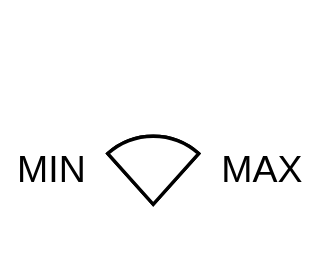

This figure's Vega-Lite source:
### Vega specification from a JSON file in a GitHub repository (floating-point values rounded to 4 significant figures)
{"$schema": "https://vega.github.io/schema/vega/v5.json", "description": "A basic range slider example.", "padding": 5, "data": [{"name": "dataset"}], "signals": [{"name": "rangeLabel", "value": ""}, {"name": "minL", "value": 0}, {"name": "maxR", "update": "width"}, {"name": "deltaL", "value": 0}, {"name": "dragHandleL", "value": false}, {"name": "dragHandleR", "value": false}, {"name": "deltaR", "update": "width"}, {"name": "drag", "value": {"dx": 0, "count": 0, "start": 0, "startValues": [0, 0], "limitL": false, "limitR": false}}, {"name": "hover", "on": [{"events": "rect:mouseover, arc:mouseover", "encode": "select"}]}, {"name": "hoverOut", "on": [{"events": "rect:mouseout, arc:mouseout", "encode": "release"}]}], "scales": [{"name": "x", "domain": {"data": "dataset", "field": "rangeField"}, "range": {"signal": "[0, width]"}}], "axes": [{"scale": "x", "orient": "bottom", "offset": {"signal": "-40"}, "encode": {"ticks": {"enter": {"stroke": {"value": "black"}, "strokeWidth": {"value": 1.5}}}}, "title": {"signal": "rangeLabel"}}], "marks": [{"type": "group", "name": "rectGroup", "signals": [{"name": "deltaL", "push": "outer", "on": [{"events": "rect:dblclick", "update": "(abs(x()-deltaR)>=abs(x()-deltaL)) ? x() : deltaL"}, {"events": [{"source": "window", "type": "mousemove", "consume": true, "between": [{"source": "scope", "type": "mousedown"}, {"source": "window", "type": "mouseup"}]}, {"type": "touchmove", "consume": true, "filter": "event.touches.length === 1"}], "update": "drag.limitL || drag.limitR ? deltaL : drag.dx + drag.startValues[0]"}]}, {"name": "deltaR", "push": "outer", "on": [{"events": "rect:dblclick", "update": "(abs(x()-deltaL)>=abs(x()-deltaR)) ? x() : deltaR"}, {"events": [{"source": "window", "type": "mousemove", "consume": true, "between": [{"source": "scope", "type": "mousedown"}, {"source": "window", "type": "mouseup"}]}, {"type": "touchmove", "consume": true, "filter": "event.touches.length === 1"}], "update": "drag.limitL || drag.limitR ? deltaR : drag.dx + drag.startValues[1]"}]}, {"name": "drag", "push": "outer", "on": [{"events": [{"source": "window", "type": "mousemove", "consume": true, "between": [{"source": "scope", "type": "mousedown"}, {"source": "window", "type": "mouseup"}]}, {"type": "touchmove", "consume": true, "filter": "event.touches.length === 1"}], "update": "{count: drag.count+1, dx: drag.count == 0 ? 0 : x() - drag.start, start: drag.count == 0 ? x() : drag.start, startValues: drag.count == 0 ? [deltaL, deltaR] : drag.startValues, limitL: drag.dx!=0 ? drag.dx + drag.startValues[0] < minL || drag.dx + drag.startValues[1] < minL : false, limitR: drag.dx!=0 ? drag.dx + drag.startValues[0] > maxR || drag.dx + drag.startValues[1] > maxR : false }"}, {"events": "window:mouseup", "update": "{count: 0, dx: 0, start: 0, startValues: [deltaL, deltaR], limitL: false, limitR: false}"}, {"events": "rect:dblclick", "update": "{count: 0, dx: 0, start: 0, startValues: [deltaL, deltaR], limitL: false, limitR: false}"}]}], "marks": [{"type": "rect", "name": "line", "encode": {"enter": {"fill": {"value": "transparent"}, "stroke": {"value": "black"}}, "update": {"x": {"signal": "minL"}, "x2": {"signal": "maxR"}, "height": {"value": 10}, "opacity": {"value": 1}, "fillOpacity": {"value": 1}, "strokeOpacity": {"value": 1}}, "select": {"fill": {"value": "red"}, "fillOpacity": {"value": 0.5}}, "release": {"fill": {"value": "white"}, "fillOpacity": {"value": 1}}}}, {"type": "rect", "name": "selectedLine", "encode": {"enter": {"fill": {"value": "steelblue"}, "stroke": {"value": "black"}}, "update": {"fill": {"signal": "drag.count > 0 ? 'red' : 'steelblue'"}, "x": {"signal": "deltaL>=minL ? (deltaL<=maxR ? deltaL : maxR) : minL"}, "x2": {"signal": "deltaR>=minL ? (deltaR<=maxR ? deltaR : maxR) : minL"}, "height": {"value": 10}, "strokeOpacity": {"value": 1}}, "select": {"fillOpacity": {"value": 0.5}}, "release": {"fillOpacity": {"value": 1}}}}]}, {"type": "group", "name": "rangeL", "signals": [{"name": "deltaL", "push": "outer", "on": [{"events": [{"source": "window", "type": "mousemove", "consume": true, "between": [{"source": "scope", "type": "mousedown"}, {"source": "window", "type": "mouseup"}]}, {"type": "touchmove", "consume": true, "filter": "event.touches.length === 1"}], "update": "(x()<=maxR && x()>=minL) ? x() : deltaL "}]}, {"name": "dragHandleL", "push": "outer", "on": [{"events": [{"source": "window", "type": "mousemove", "consume": true, "between": [{"source": "scope", "type": "mousedown"}, {"source": "window", "type": "mouseup"}]}, {"type": "touchmove", "consume": true, "filter": "event.touches.length === 1"}], "update": "true"}, {"events": "window:mouseup", "update": "false"}]}], "marks": [{"type": "arc", "name": "leftArc", "encode": {"enter": {"stroke": {"value": "black"}}, "update": {"fill": {"signal": "!dragHandleL ? 'white' : 'red'"}, "x": {"signal": "deltaL>=minL ? (deltaL<=maxR ? deltaL : maxR) : minL"}, "y": {"value": 15}, "startAngle": {"value": -0.73}, "endAngle": {"value": 0.73}, "outerRadius": {"value": 20}, "opacity": {"value": 1}}, "select": {"fillOpacity": {"value": 0.5}}, "release": {"fillOpacity": {"value": 1}}}}, {"type": "text", "encode": {"enter": {"fill": {"value": "#000"}}, "update": {"text": {"signal": "deltaL>=minL ? (deltaL<=maxR ? round(invert('x', deltaL)) : round(invert('x', maxR))) : round(invert('x', minL))"}, "opacity": {"value": 1}, "x": {"signal": "deltaL>=minL ? (deltaL<=maxR ? deltaL - 5 : maxR -5) : minL -5"}, "y": {"signal": "30"}, "fillOpacity": {"value": 0}}}}]}, {"type": "group", "name": "rangeR", "signals": [{"name": "deltaR", "push": "outer", "on": [{"events": [{"source": "window", "type": "mousemove", "consume": true, "between": [{"source": "scope", "type": "mousedown"}, {"source": "window", "type": "mouseup"}]}, {"type": "touchmove", "consume": true, "filter": "event.touches.length === 1"}], "update": "(x()<=maxR && x()>=minL) ? x() : deltaR "}]}, {"name": "dragHandleR", "push": "outer", "on": [{"events": [{"source": "window", "type": "mousemove", "consume": true, "between": [{"source": "scope", "type": "mousedown"}, {"source": "window", "type": "mouseup"}]}, {"type": "touchmove", "consume": true, "filter": "event.touches.length === 1"}], "update": "true"}, {"events": "window:mouseup", "update": "false"}]}], "marks": [{"type": "arc", "name": "rightArc", "encode": {"enter": {"stroke": {"value": "black"}}, "update": {"fill": {"signal": "!dragHandleR ? 'white' : 'red'"}, "x": {"signal": "deltaR>=minL ? (deltaR<=maxR ? deltaR : maxR) : minL"}, "y": {"value": 15}, "startAngle": {"value": -0.73}, "endAngle": {"value": 0.73}, "outerRadius": {"value": 20}, "opacity": {"value": 1}}, "select": {"fillOpacity": {"value": 0.5}}, "release": {"fillOpacity": {"value": 1}}}}, {"type": "text", "encode": {"enter": {"fill": {"value": "#000"}}, "update": {"text": {"signal": "deltaR>=minL ? (deltaR<=maxR ? round(invert('x', deltaR)) : round(invert('x', maxR))) : round(invert('x', minL))"}, "opacity": {"value": 1}, "x": {"signal": "deltaR>=minL ? (deltaR<=maxR ? deltaR - 5 : maxR -5) : minL -5"}, "y": {"signal": "25"}, "fillOpacity": {"value": 0}}}}]}, {"type": "text", "encode": {"enter": {"fill": {"value": "#000"}}, "update": {"text": {"value": "MAX"}, "opacity": {"value": 1}, "x": {"signal": "maxR + 20"}, "y": {"value": 8.5}}}}, {"type": "text", "encode": {"enter": {"fill": {"value": "#000"}}, "update": {"text": {"value": "MIN"}, "opacity": {"value": 1}, "x": {"signal": "minL - 40"}, "y": {"value": 8.5}}}}]}
